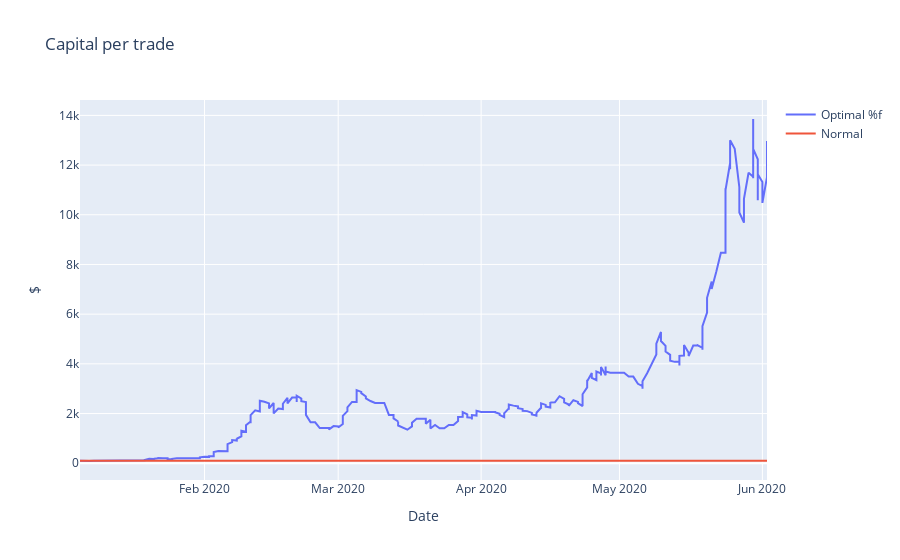

Notebook cell for this chart:
### Code cell
plot_capitaltrade(optimal_equity,norma_equity,capital)

### Figure 1 — Plotly figure (JSON) as saved in the notebook; plotly's stock layout.template omitted (floating-point values rounded to 4 significant figures; data arrays with more than 128 entries replaced by an {"elided": "..."} marker saying what was removed)
{"data": [{"name": "Optimal %f", "type": "scatter", "x": {"elided": "333 str values"}, "y": {"elided": "333 float values"}}, {"name": "Normal", "type": "scatter", "x": {"elided": "333 str values"}, "y": {"elided": "333 int values"}}], "layout": {"title": {"text": "Capital per trade"}, "xaxis": {"title": {"text": "Date"}}, "yaxis": {"title": {"text": "$"}}}}
